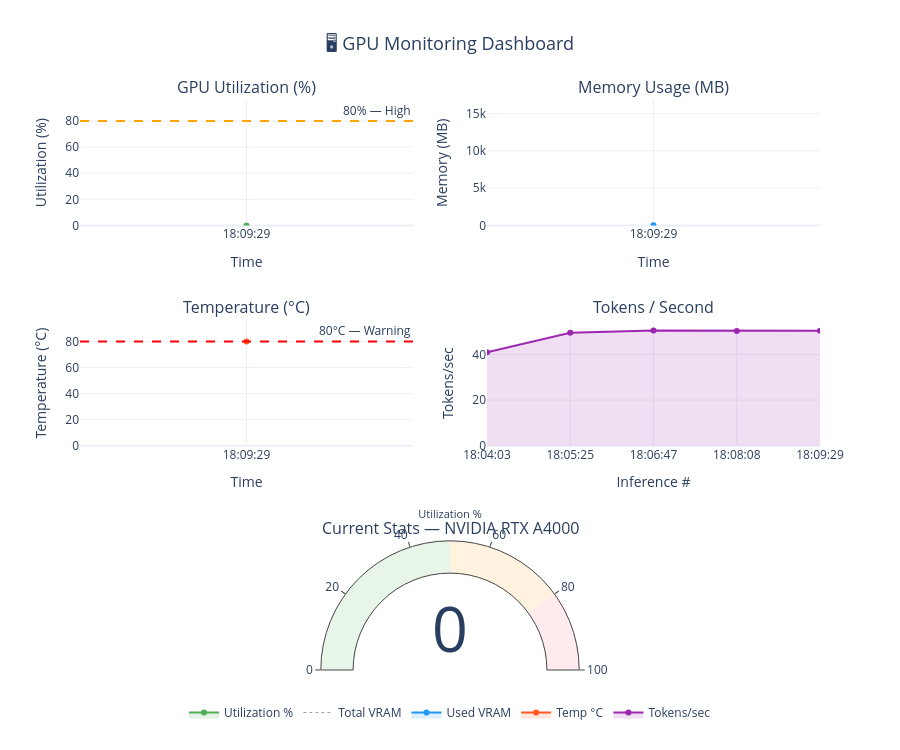

Notebook source saved alongside this figure:
### Markdown cell above
## 6. GPU Monitoring

FLUX.1-dev uses significantly more VRAM than the chatbot (GGUF transformer + text encoders + VAE loaded).
Observe how the diffusion pipeline occupies GPU memory.

### Code cell
monitor.display_dashboard()

### Figure 1 — Plotly figure (JSON) as saved in the notebook; plotly's stock layout.template omitted (floating-point values rounded to 4 significant figures)
{"data": [{"fill": "tozeroy", "fillcolor": "rgba(76,175,80,0.15)", "line": {"color": "#4CAF50", "width": 2}, "mode": "lines+markers", "name": "Utilization %", "type": "scatter", "x": ["18:09:29"], "xaxis": "x", "y": [0], "yaxis": "y"}, {"line": {"color": "#9E9E9E", "dash": "dot", "width": 1}, "mode": "lines", "name": "Total VRAM", "type": "scatter", "x": ["18:09:29"], "xaxis": "x2", "y": [15970.0], "yaxis": "y2"}, {"fill": "tozeroy", "fillcolor": "rgba(33,150,243,0.15)", "line": {"color": "#2196F3", "width": 2}, "mode": "lines+markers", "name": "Used VRAM", "type": "scatter", "x": ["18:09:29"], "xaxis": "x2", "y": [9.1], "yaxis": "y2"}, {"fill": "tozeroy", "fillcolor": "rgba(255,87,34,0.15)", "line": {"color": "#FF5722", "width": 2}, "mode": "lines+markers", "name": "Temp °C", "type": "scatter", "x": ["18:09:29"], "xaxis": "x3", "y": [80], "yaxis": "y3"}, {"fill": "tozeroy", "fillcolor": "rgba(156,39,176,0.15)", "line": {"color": "#9C27B0", "width": 2}, "mode": "lines+markers", "name": "Tokens/sec", "type": "scatter", "x": ["18:04:03", "18:05:25", "18:06:47", "18:08:08", "18:09:29"], "xaxis": "x4", "y": [40.9, 49.5, 50.5, 50.3, 50.4], "yaxis": "y4"}, {"domain": {"column": 0, "row": 0, "x": [0, 1], "y": [0, 0.2267]}, "gauge": {"axis": {"range": [0, 100]}, "bar": {"color": "#4CAF50"}, "steps": [{"color": "#e8f5e9", "range": [0, 50]}, {"color": "#fff3e0", "range": [50, 80]}, {"color": "#ffebee", "range": [80, 100]}]}, "mode": "gauge+number", "title": {"font": {"size": 11}, "text": "Utilization %"}, "type": "indicator", "value": 0}], "layout": {"annotations": [{"font": {"size": 16}, "showarrow": false, "text": "GPU Utilization (%)", "x": 0.225, "xanchor": "center", "xref": "paper", "y": 1, "yanchor": "bottom", "yref": "paper"}, {"font": {"size": 16}, "showarrow": false, "text": "Memory Usage (MB)", "x": 0.775, "xanchor": "center", "xref": "paper", "y": 1, "yanchor": "bottom", "yref": "paper"}, {"font": {"size": 16}, "showarrow": false, "text": "Temperature (°C)", "x": 0.225, "xanchor": "center", "xref": "paper", "y": 0.6133, "yanchor": "bottom", "yref": "paper"}, {"font": {"size": 16}, "showarrow": false, "text": "Tokens / Second", "x": 0.775, "xanchor": "center", "xref": "paper", "y": 0.6133, "yanchor": "bottom", "yref": "paper"}, {"font": {"size": 16}, "showarrow": false, "text": "Current Stats — NVIDIA RTX A4000", "x": 0.5, "xanchor": "center", "xref": "paper", "y": 0.2267, "yanchor": "bottom", "yref": "paper"}, {"showarrow": false, "text": "80% — High", "x": 1, "xanchor": "right", "xref": "x domain", "y": 80, "yanchor": "bottom", "yref": "y"}, {"showarrow": false, "text": "80°C — Warning", "x": 1, "xanchor": "right", "xref": "x3 domain", "y": 80, "yanchor": "bottom", "yref": "y3"}], "height": 750, "legend": {"orientation": "h", "x": 0.5, "xanchor": "center", "y": -0.1, "yanchor": "bottom"}, "shapes": [{"line": {"color": "orange", "dash": "dash"}, "type": "line", "x0": 0, "x1": 1, "xref": "x domain", "y0": 80, "y1": 80, "yref": "y"}, {"line": {"color": "red", "dash": "dash"}, "type": "line", "x0": 0, "x1": 1, "xref": "x3 domain", "y0": 80, "y1": 80, "yref": "y3"}], "showlegend": true, "title": {"font": {"size": 18}, "text": "🖥️ GPU Monitoring Dashboard", "x": 0.5}, "xaxis": {"anchor": "y", "domain": [0, 0.45], "title": {"text": "Time"}}, "xaxis2": {"anchor": "y2", "domain": [0.55, 1], "title": {"text": "Time"}}, "xaxis3": {"anchor": "y3", "domain": [0, 0.45], "title": {"text": "Time"}}, "xaxis4": {"anchor": "y4", "domain": [0.55, 1], "title": {"text": "Inference #"}}, "yaxis": {"anchor": "x", "domain": [0.78, 1], "title": {"text": "Utilization (%)"}}, "yaxis2": {"anchor": "x2", "domain": [0.78, 1], "title": {"text": "Memory (MB)"}}, "yaxis3": {"anchor": "x3", "domain": [0.3933, 0.6133], "title": {"text": "Temperature (°C)"}}, "yaxis4": {"anchor": "x4", "domain": [0.3933, 0.6133], "title": {"text": "Tokens/sec"}}}}
